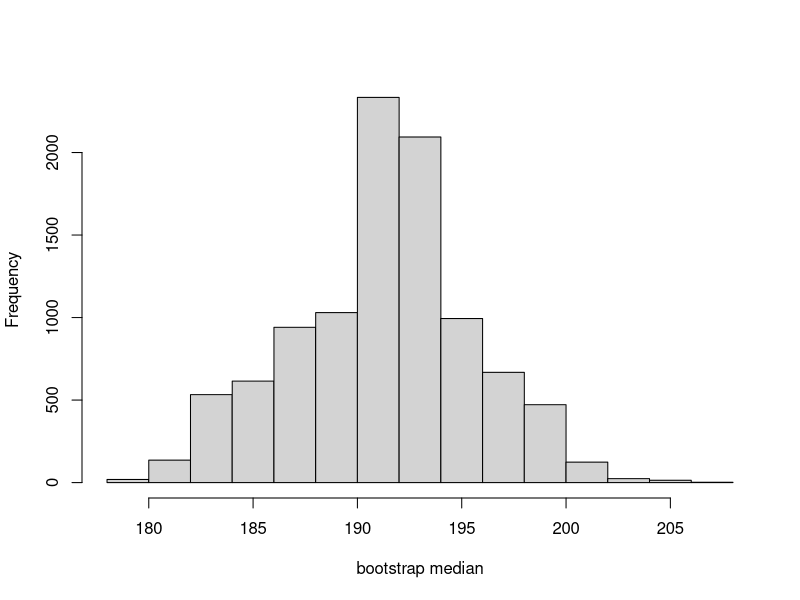

Reproduce this figure in R.
## ---- chunk 1
#| label: f0-sample
#| echo: true
f0 <- c(182, 195, 201, 176, 188, 210, 193, 184, 205, 199, 180, 191)
median(f0)
## ---- chunk 2
#| label: one-bootstrap-sample
#| echo: true
set.seed(414)
f0_star <- sample(f0, size = length(f0), replace = TRUE)
f0_star
median(f0_star)
## ---- chunk 3
#| label: bootstrap-medians
#| echo: true
set.seed(414)

bootstrap_medians <- replicate(
  10000,
  median(sample(f0, size = length(f0), replace = TRUE))
)

hist(bootstrap_medians, xlab = "bootstrap median", main = "")
## ---- chunk 4
#| label: summarize-bootstrap-medians
#| echo: true
c(
  observed_median = median(f0),
  bootstrap_mean = mean(bootstrap_medians),
  bootstrap_standard_error = sd(bootstrap_medians)
)
## ---- chunk 5
#| label: bootstrap-percentile-interval
#| echo: true
quantile(bootstrap_medians, c(.025, .975))
## ---- chunk 6
#| label: bootstrap-replicate-sensitivity
#| echo: true
bootstrap_interval <- function(B, seed) {
  set.seed(seed)
  estimates <- replicate(
    B,
    median(sample(f0, size = length(f0), replace = TRUE))
  )
  quantile(estimates, c(.025, .975))
}

bootstrap_interval(500, 214)
bootstrap_interval(5000, 214)
bootstrap_interval(5000, 414)
